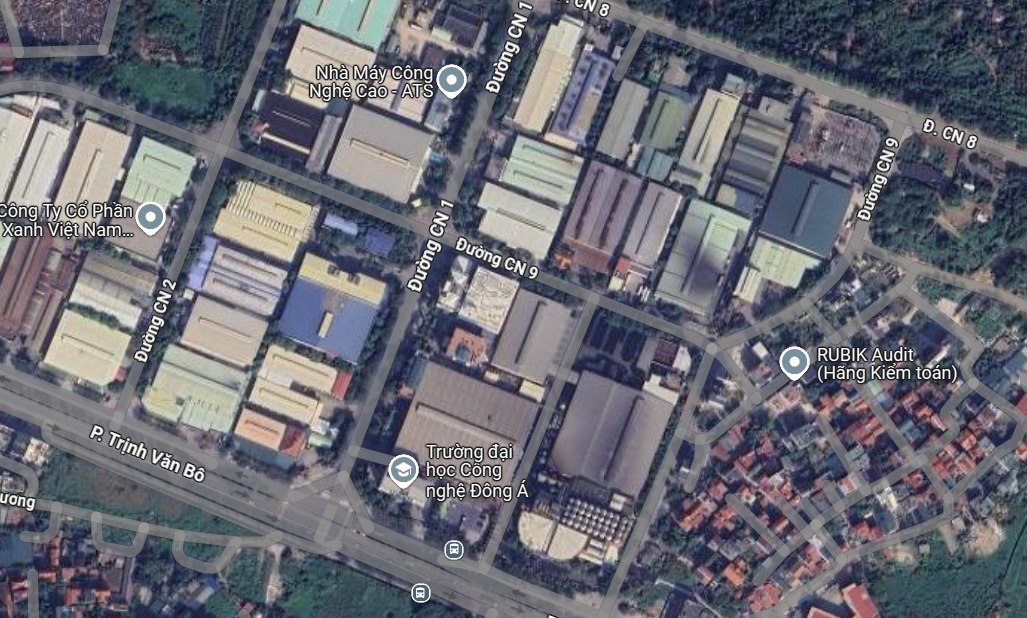
#> input picture bai8/img.png, 1027 x 618 px
$ python bai8.py   (older library calls are emulated)
#> lines starting #> are read from the running program, lines starting #| are printed output that depends on the picture
import cv2
import numpy as np
import matplotlib.pyplot as plt

# Đọc ảnh vệ tinh
img = cv2.imread('img.png', cv2.IMREAD_GRAYSCALE)
#> img: shape (618, 1027); min 7, max 255, mean 106.8

# Áp dụng bộ lọc Gaussian
blurred_img = cv2.GaussianBlur(img, (5, 5), 0)

# Phát hiện cạnh sử dụng toán tử Sobel
sobelx = cv2.Sobel(blurred_img, cv2.CV_64F, 1, 0, ksize=3)
sobely = cv2.Sobel(blurred_img, cv2.CV_64F, 0, 1, ksize=3)
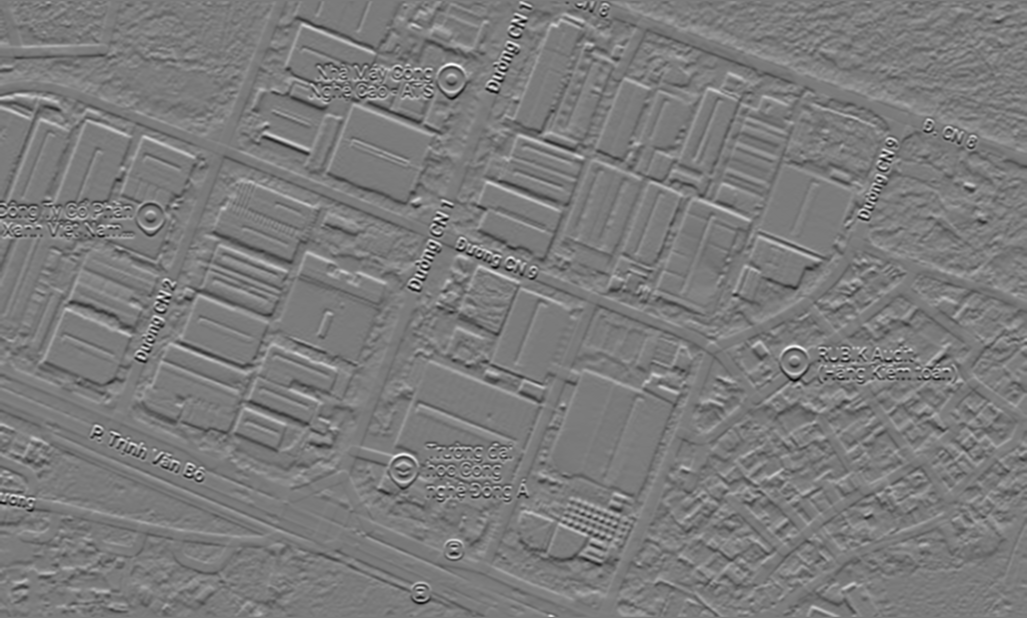
#> sobely: shape (618, 1027) float64; min -481, max 510, mean 0; drawn with min black and max white
sobel_combined = cv2.bitwise_or(sobelx, sobely)
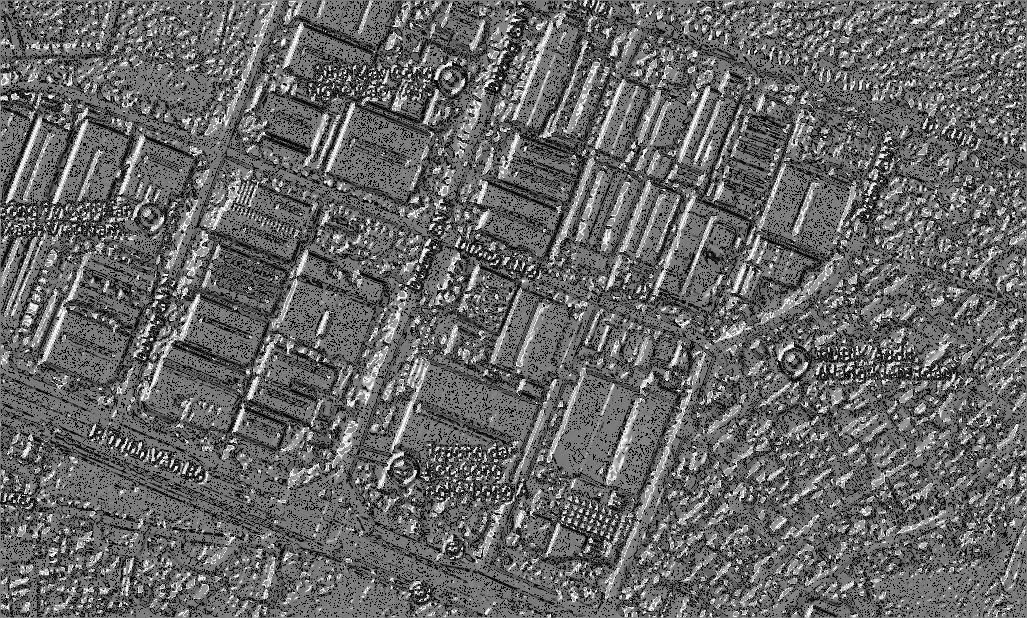
#> sobel_combined: shape (618, 1027) float64; 5.38% of the values are NaN or infinite; the others: min -511, max 511, mean -74.12; drawn with min black, max white, NaN and infinite black

# Phát hiện cạnh sử dụng toán tử Prewitt
kernelx = np.array([[1, 0, -1], [1, 0, -1], [1, 0, -1]], dtype=int)
kernely = np.array([[1, 1, 1], [0, 0, 0], [-1, -1, -1]], dtype=int)
prewittx = cv2.filter2D(blurred_img, -1, kernelx)
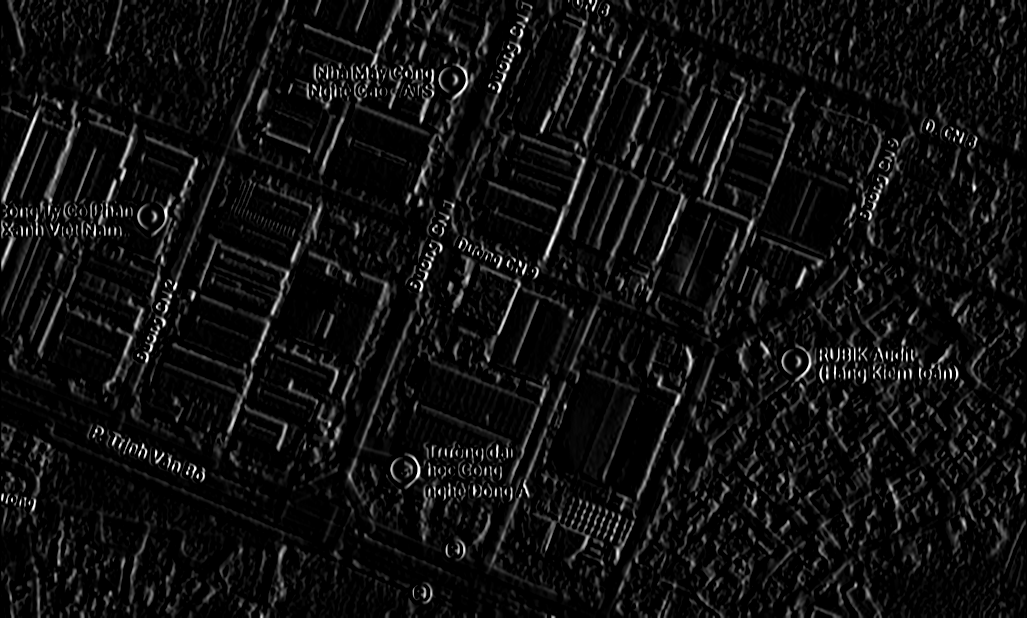
#> prewittx: shape (618, 1027); min 0, max 255, mean 15.5
prewitty = cv2.filter2D(blurred_img, -1, kernely)
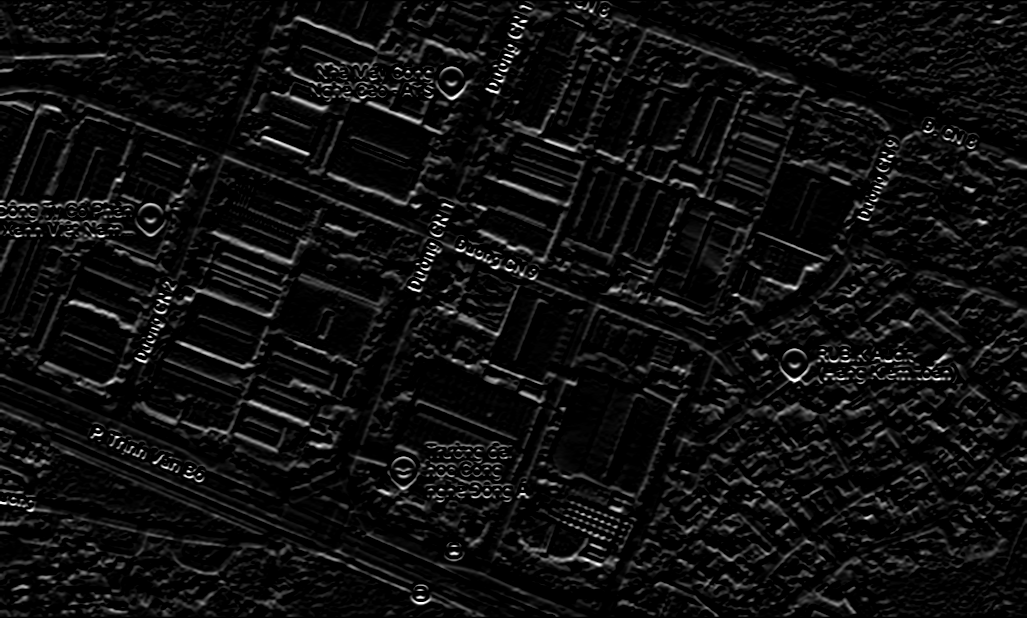
#> prewitty: shape (618, 1027); min 0, max 255, mean 15.2
prewitt_combined = cv2.bitwise_or(prewittx, prewitty)
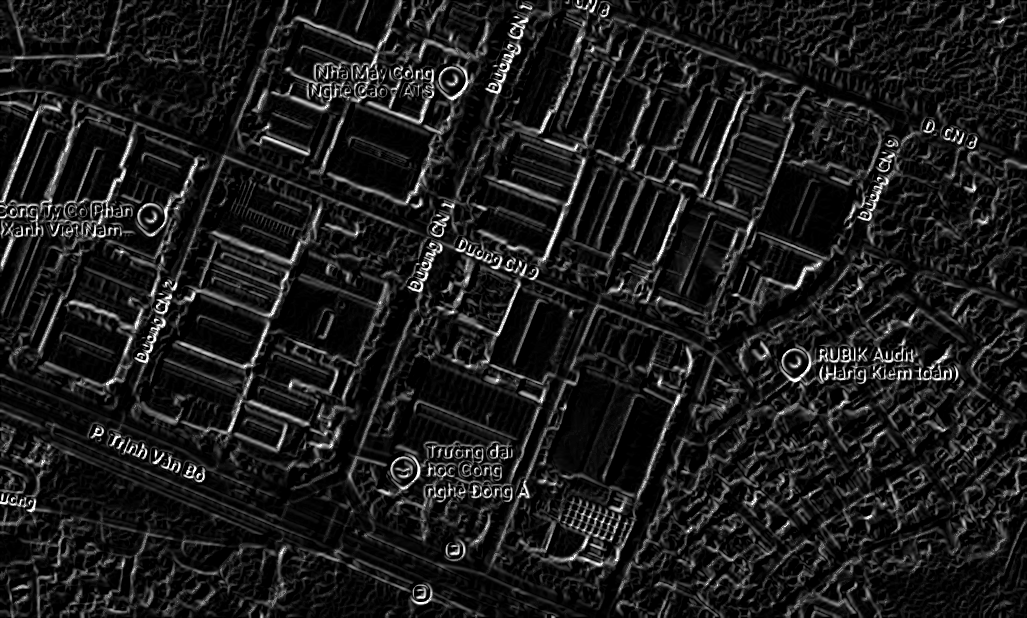
#> prewitt_combined: shape (618, 1027); min 0, max 255, mean 28

# Phát hiện cạnh sử dụng toán tử Robert
roberts_cross_v = np.array([[1, 0], [0, -1]], dtype=np.float32)
roberts_cross_h = np.array([[0, 1], [-1, 0]], dtype=np.float32)
robertsx = cv2.filter2D(blurred_img, -1, roberts_cross_v)
robertsy = cv2.filter2D(blurred_img, -1, roberts_cross_h)
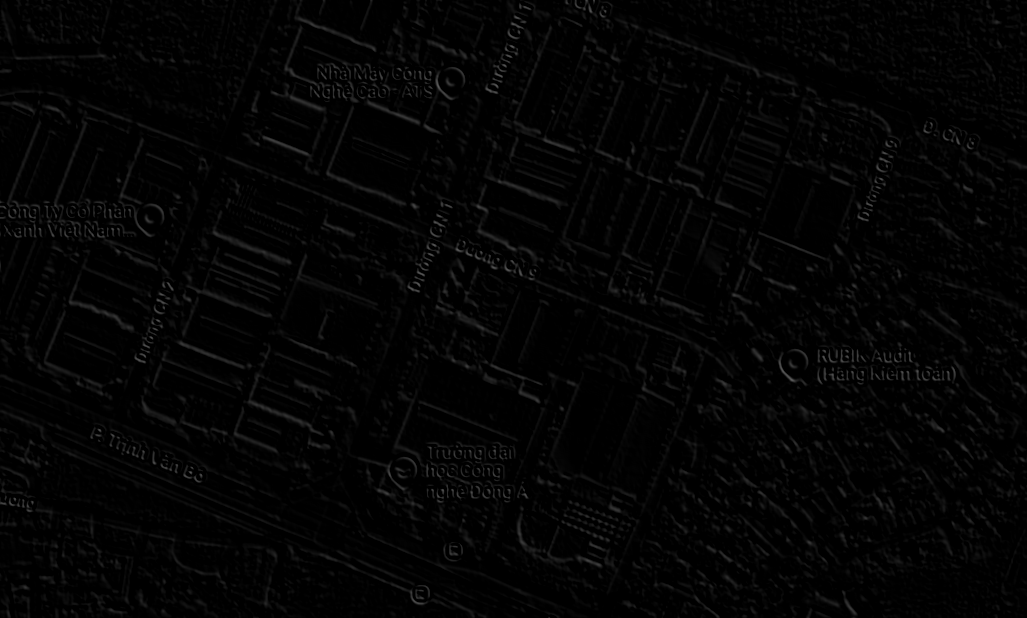
#> robertsy: shape (618, 1027); min 0, max 92, mean 3.8
roberts_combined = cv2.bitwise_or(robertsx, robertsy)

# Phát hiện cạnh sử dụng toán tử Canny
edges = cv2.Canny(blurred_img, 100, 200)
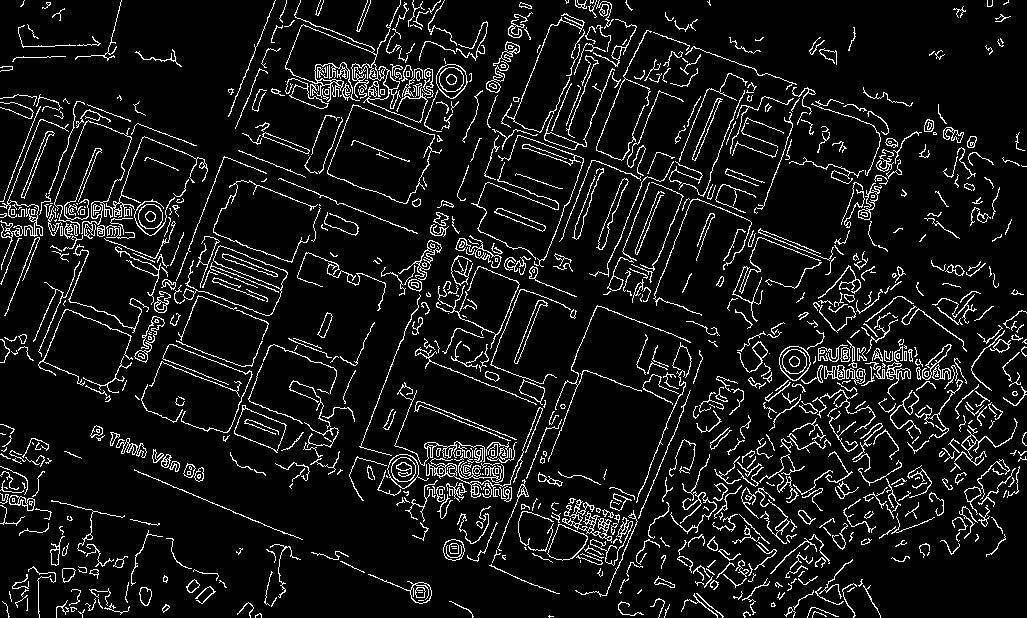
#> edges: shape (618, 1027); 8.6% white in thin lines or dots

# Hiển thị kết quả
plt.figure(figsize=(12, 8))

plt.subplot(2, 3, 1), plt.imshow(img, cmap='gray')
plt.title('Original Image'), plt.axis('off')

plt.subplot(2, 3, 2), plt.imshow(sobel_combined, cmap='gray')
plt.title('Sobel'), plt.axis('off')

plt.subplot(2, 3, 3), plt.imshow(prewitt_combined, cmap='gray')
plt.title('Prewitt'), plt.axis('off')

plt.subplot(2, 3, 4), plt.imshow(roberts_combined, cmap='gray')
plt.title('Roberts'), plt.axis('off')

plt.subplot(2, 3, 5), plt.imshow(edges, cmap='gray')
plt.title('Canny'), plt.axis('off')

plt.show()
